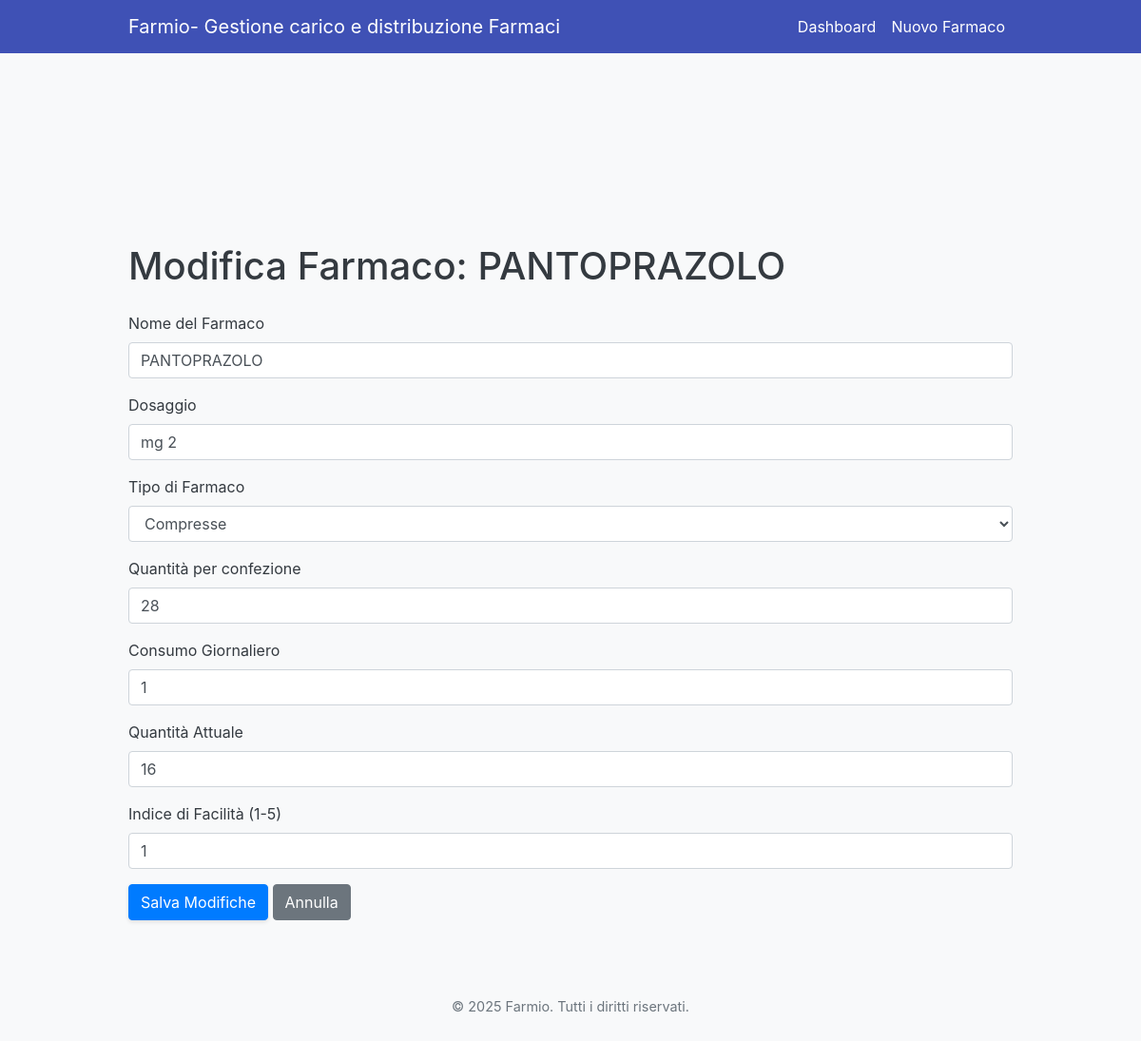
The app's page /modifica_farmaco/2 with its own data.
### farmiomodels.py (models this page shows, shortened)
class Farmaco(db.Model):
    id = db.Column(db.Integer, primary_key=True)
    nome = db.Column(db.String(100), nullable=False)
    dosaggio = db.Column(db.String(50))
    tipo_farmaco = db.Column(db.String(50))
    quantita_contenuto = db.Column(db.Integer)
    consumo_giornaliero = db.Column(db.Integer)
    quantita_attuale = db.Column(db.Integer)
    ultima_verifica = db.Column(db.DateTime, default=datetime.now(UTC))
    indice_facilita = db.Column(db.Integer, default=2)

### farmio.py (the view, shortened to what this page needs)
@app.route('/modifica_farmaco/<int:farmaco_id>', methods=['GET', 'POST'])
def modifica_farmaco(farmaco_id):
    farmaco = Farmaco.query.get_or_404(farmaco_id)
    tipi_farmaco = TIPI_FARMACO
    return render_template('modifica_farmaco.html', farmaco=farmaco, tipi_farmaco=tipi_farmaco)

### templates/modifica_farmaco.html (shortened to what this page needs)
<!DOCTYPE html>
<html lang="it">
<head>
    <link href="https://stackpath.bootstrapcdn.com/bootstrap/4.5.2/css/bootstrap.min.css" rel="stylesheet">
    <link rel="stylesheet" href="{{ url_for('static', filename='style.css') }}">
</head>
<body>
    {% include 'nav.html' %}
    <div class="container mt-5 pt-5">
        <h1 class="mb-4">Modifica Farmaco: {{ farmaco.nome }}</h1>
        <form method="POST">
            <div class="form-group">
                <label for="nome">Nome del Farmaco</label>
                <input type="text" class="form-control" id="nome" name="nome" value="{{ farmaco.nome }}" required>
            </div>
            <div class="form-group">
                <label for="dosaggio">Dosaggio</label>
                <input type="text" class="form-control" id="dosaggio" name="dosaggio" value="{{ farmaco.dosaggio }}">
            </div>
            <div class="form-group">
                <label for="tipo_farmaco">Tipo di Farmaco</label>
                <select class="form-control" id="tipo_farmaco" name="tipo_farmaco" required>
                    {% for tipo in tipi_farmaco %}
                        <option value="{{ tipo }}" {% if tipo == farmaco.tipo_farmaco %}selected{% endif %}>{{ tipo.capitalize() }}</option>
                    {% endfor %}
                </select>
            </div>
            <div class="form-group">
                <label for="quantita_contenuto">Quantità per confezione</label>
                <input type="number" class="form-control" id="quantita_contenuto" name="quantita_contenuto" value="{{ farmaco.quantita_contenuto }}" required>
            </div>
            <div class="form-group">
                <label for="consumo_giornaliero">Consumo Giornaliero</label>
                <input type="number" class="form-control" id="consumo_giornaliero" name="consumo_giornaliero" value="{{ farmaco.consumo_giornaliero }}" required>
            </div>
            <div class="form-group">
                <label for="quantita_attuale">Quantità Attuale</label>
                <input type="number" class="form-control" id="quantita_attuale" name="quantita_attuale" value="{{ farmaco.quantita_attuale }}" required>
            </div>
            <div class="form-group">
                <label for="indice_facilita">Indice di Facilità (1-5)</label>
                <input type="number" class="form-control" id="indice_facilita" name="indice_facilita" value="{{ farmaco.indice_facilita }}" min="1" max="5" required>
            </div>
            <button type="submit" class="btn btn-primary">Salva Modifiche</button>
            <a href="{{ url_for('dettaglio_farmaco', farmaco_id=farmaco.id) }}" class="btn btn-secondary">Annulla</a>
        </form>
    </div>
    <footer class="footer">
        <div class="container">
            <p>&copy; 2025 Farmio. Tutti i diritti riservati.</p>
        </div>
    </footer>
</body>
</html>

### static/style.css (style rules this page uses)
body { padding-top: 10rem; font-family: -apple-system, BlinkMacSystemFont, "Segoe UI", Roboto, "Helvetica Neue", Arial, sans-serif; background-color: #f8f9fa; color: #343a40; }
.container { max-width: 960px; }
.btn-primary, .btn-success, .btn-danger, .btn-warning { box-shadow: 0 2px 4px rgba(0, 0, 0, 0.1); transition: transform 0.2s; }
.footer { text-align: center; padding: 2rem 0; margin-top: 3rem; color: #6c757d; font-size: 0.9rem; }

### records on screen
Farmaco: nome "PANTOPRAZOLO", dosaggio "mg 2", tipo_farmaco "Compresse", quantita_contenuto "28", consumo_giornaliero "1", quantita_attuale "16", indice_facilita "1"
